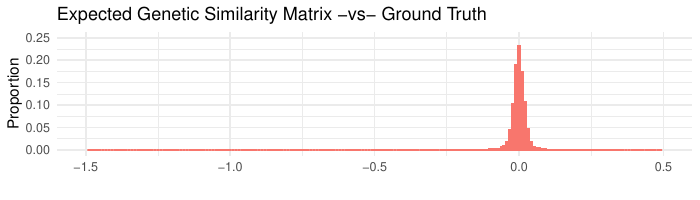

This chart was generated by the following R code:
library(ggplot2)
library(Rmisc) 
library(Sleuth2)
library(ggpubr)
library(stringr)

to.upper<-function(X) X[upper.tri(X,diag=TRUE)]

K_seq <- to.upper(read.csv("G/K_1.csv", sep = " ", header = FALSE))
K_tree <- to.upper(read.csv("T/K_1.csv", sep = ",", header = FALSE))
K_S <- to.upper(read.csv("spatialK/K_1.csv", sep = ",", header = FALSE))
K_MDS <- to.upper(read.csv("MDS/K_1.csv", sep = ",", header = TRUE,row.names = 1))

for(i in 2:100){
  name_i_seq <- paste("G/K_",i,".csv", sep = "")
  name_i_tree <- paste("T/K_",i,".csv", sep = "")
  name_i_S <- paste("spatialK/K_",i,".csv", sep = "")
  name_i_MDS <- paste("MDS/K_",i,".csv", sep = "")
  Ki_seq <- to.upper(read.csv(name_i_seq, sep = " ", header = FALSE))
  Ki_tree <- to.upper(read.csv(name_i_tree, sep = ",", header = FALSE))
  Ki_S <- to.upper(read.csv(name_i_S, sep = ",", header = FALSE))
  Ki_MDS <- to.upper(read.csv(name_i_MDS, sep = ",", header = TRUE,row.names = 1))
  K_seq <- c(K_seq, Ki_seq)
  K_tree <- c(K_tree, Ki_tree)
  K_S <- c(K_S, Ki_S)
  K_MDS <- c(K_MDS, Ki_MDS)
}

dif <- c(unlist(K_seq-K_tree), unlist(K_seq-K_S), unlist(K_seq-K_MDS))
Difference <- c(rep('G-T', length(unlist(K_seq-K_tree))), rep('G-S', length(unlist(K_seq-K_tree))), rep('G-MDS', length(unlist(K_seq-K_tree))))

df = data.frame(dif = dif[Difference == 'G-T'], Difference = Difference[Difference == 'G-T'])

g1 <- ggplot(df, aes(x=dif, fill = Difference, color = Difference)) +
  geom_histogram(aes(y = (..count..)/sum(..count..)), position="identity", binwidth=0.01)+ xlab("") + ylab("Proportion")+ theme_minimal()+ xlim(-1.5, 0.5) + ylim(0,0.25) +
  theme(legend.position="none") + ggtitle('Expected Genetic Similarity Matrix -vs- Ground Truth')

ggsave(file = 'Figure3a.pdf', plot = ggplot2::last_plot(), height = 2,
  width = 7, units = "in", dpi = 900)

